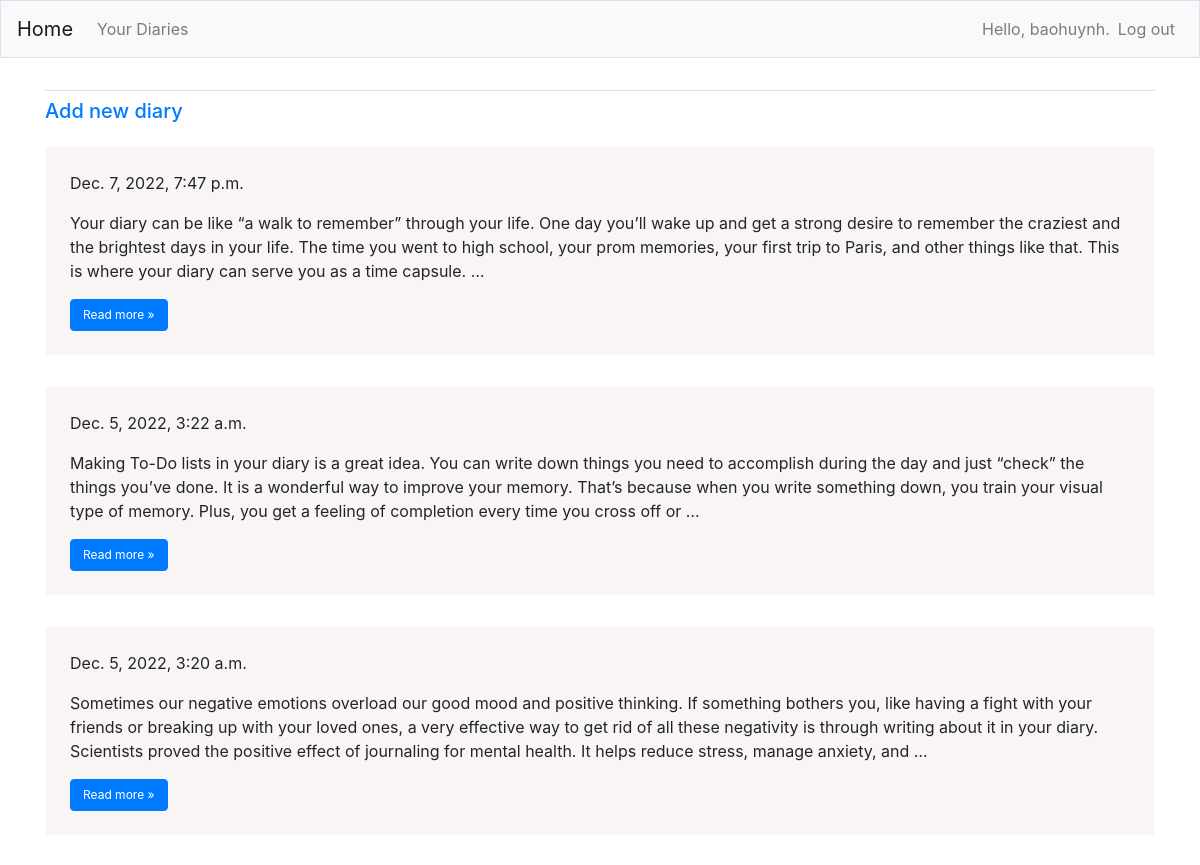
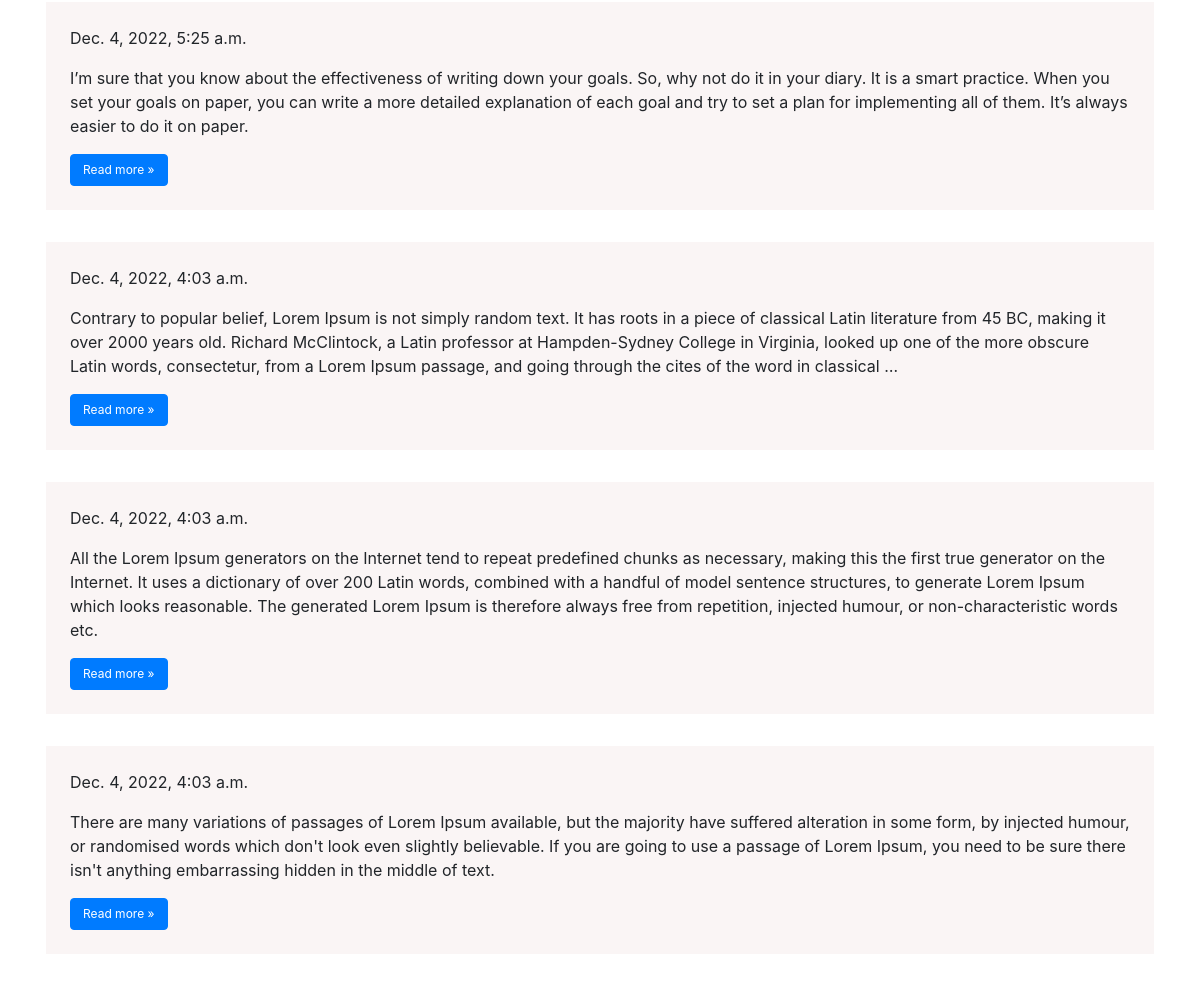
The app's page /topics/ (signed in) with its own data (2 pictures, top to bottom).
### thingTodo/models.py (models this page shows, shortened)
class Topic(models.Model):
    text = models.TextField()
    date_added = models.DateTimeField(auto_now_add=True)
    owner = models.ForeignKey(User, on_delete=models.CASCADE)

### thingTodo/views.py (the view)
# urls.py: path("topics/", views.topics, name="topics"),
@login_required
def topics(request):
    topics = Topic.objects.filter(owner=request.user).order_by("-date_added")
    context = {'topics': topics}
    return render(request, "thingTodo/topics.html", context)

### thingTodo/templates/thingTodo/topics.html (shortened to what this page needs)
{% extends "thingTodo/base.html" %}
{% block content %}
<h5><a href="{% url 'thingTodo:new_topic' %}">Add new diary</a></h5>
<div class="row mt-2 pb-4">
    {% for topic in topics %}
    <div class="inside m-3">
        <div class="p-4">
            <p>{{ topic.date_added }}</p>
            <p class="">{{ topic.text|truncatewords:"65" }}</p>
            <a class="btn btn-primary" href="{% url 'thingTodo:topic' topic.id %}"
                role="button">Read more &raquo;
            </a>
        </div>
    </div>
{% empty %}
<p>There is no diary yet.</p>
{% endfor %}
{% endblock content %}

### thingTodo/templates/thingTodo/base.html (shortened to what this page needs)
{% load bootstrap4 %}
{% load static %}
<!DOCTYPE html>
<html lang="en">
    <head>
        <link href="{% static 'fontawesomefree/css/all.min.css' %}" rel="stylesheet" type="text/css">
        {% bootstrap_css %}
    </head>
    <body>
        <nav class="navbar navbar-expand-md navbar-light bg-light mb-4 border">
            <a class="navbar-brand" href="{% url 'thingTodo:index' %}">
                Home</a>
            <div class="collapse navbar-collapse" id="navbarCollapse">
                <ul class="navbar-nav mr-auto">
                    <li class="nav-item">
                        <a class="nav-link" href="{% url 'thingTodo:topics'%}">
                            Your Diaries</a></li>
                </ul>
                <ul class="navbar-nav ml-auto">
                    {% if user.is_authenticated %}
                        <li class="nav-item">
                            <span class="navbar-text">Hello, {{ user.username }}.</span>
                        </li>
                        <li class="nav-item">
                            <a class="nav-link" href="{% url 'users:logout' %}">Log out</a>
                        </li>
                    {% else %}
                        <li class="nav-item">
                            <a class="nav-link" href="{% url 'users:register' %}">Register</a>
                        </li>
                        <li class="nav-item">
                            <a class="nav-link" href="{% url 'users:login' %}">Log in</a></li>
                    {% endif %}
                </ul>
            </div>
        </nav>
        <main role="main" class="container">
            <div class="pb-2 mb-2 border-bottom">
            </div>
            <div>
                {% block content %}{% endblock content %}
            </div>
        </main>
    </body>
</html>

### thingTodo/templates/thingTodo/topics.html (style rules this page uses)
.inside { background-color: rgba(249, 244, 244, 0.851); }
.btn { font-size: 12px; }

### records on screen
Topic: date_added "Dec. 7, 2022, 7:47 p.m.", text "Your diary can be like “a walk to remember” through your life. One day you’ll wake up and get a strong desire to remember the craziest and the brightest days in your life. The time you went to high school, your prom memories, your first trip to Paris, and other things like that. This is where your diary can serve you as a time capsule. …"
Topic: date_added "Dec. 5, 2022, 3:22 a.m.", text "Making To-Do lists in your diary is a great idea. You can write down things you need to accomplish during the day and just “check” the things you’ve done. It is a wonderful way to improve your memory. That’s because when you write something down, you train your visual type of memory. Plus, you get a feeling of completion every time you cross off or …"
Topic: date_added "Dec. 5, 2022, 3:20 a.m.", text "Sometimes our negative emotions overload our good mood and positive thinking. If something bothers you, like having a fight with your friends or breaking up with your loved ones, a very effective way to get rid of all these negativity is through writing about it in your diary. Scientists proved the positive effect of journaling for mental health. It helps reduce stress, manage anxiety, and …"
Topic: date_added "Dec. 4, 2022, 5:25 a.m.", text "I’m sure that you know about the effectiveness of writing down your goals. So, why not do it in your diary. It is a smart practice. When you set your goals on paper, you can write a more detailed explanation of each goal and try to set a plan for implementing all of them. It’s always easier to do it on paper."
Topic: date_added "Dec. 4, 2022, 4:03 a.m.", text "Contrary to popular belief, Lorem Ipsum is not simply random text. It has roots in a piece of classical Latin literature from 45 BC, making it over 2000 years old. Richard McClintock, a Latin professor at Hampden-Sydney College in Virginia, looked up one of the more obscure Latin words, consectetur, from a Lorem Ipsum passage, and going through the cites of the word in classical …"
Topic: date_added "Dec. 4, 2022, 4:03 a.m.", text "All the Lorem Ipsum generators on the Internet tend to repeat predefined chunks as necessary, making this the first true generator on the Internet. It uses a dictionary of over 200 Latin words, combined with a handful of model sentence structures, to generate Lorem Ipsum which looks reasonable. The generated Lorem Ipsum is therefore always free from repetition, injected humour, or non-characteristic words etc."
Topic: date_added "Dec. 4, 2022, 4:03 a.m.", text "There are many variations of passages of Lorem Ipsum available, but the majority have suffered alteration in some form, by injected humour, or randomised words which don't look even slightly believable. If you are going to use a passage of Lorem Ipsum, you need to be sure there isn't anything embarrassing hidden in the middle of text."

### other values on screen
{{ user.username }} "baohuynh"
